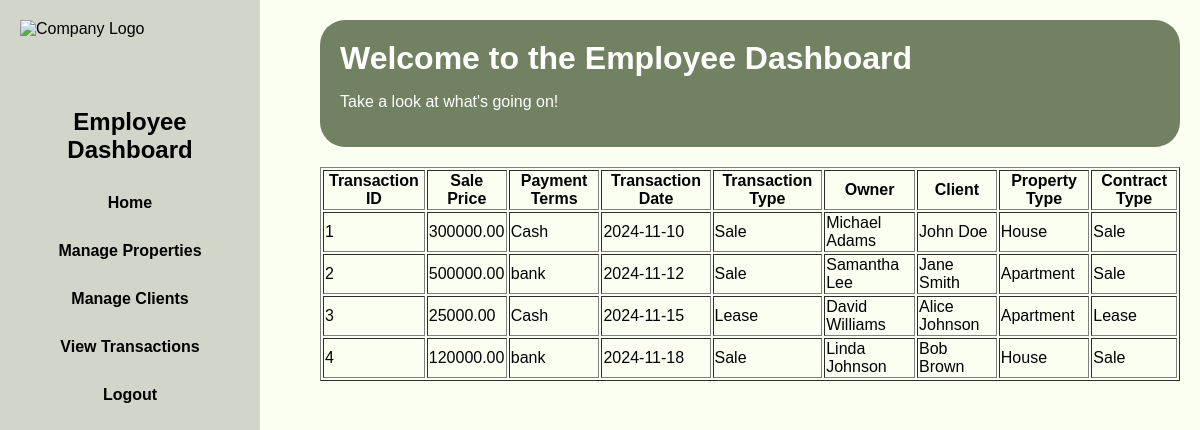
The app's page /view_transactions.php with its own data.
### tables this page shows
CREATE TABLE transaction (
  transactionID INT AUTO_INCREMENT PRIMARY KEY,   
  salePrice DECIMAL(15, 2) NOT NULL,                        
  paymentTerms VARCHAR(255),                        
  transactionDate DATE NOT NULL,                            
  transactionType VARCHAR(100) NOT NULL,                     
  contractID INT NOT NULL,                                   
  clientID INT NOT NULL,                                     
  ownerID INT NOT NULL,                                      
  employeeID INT NOT NULL,                                   
  propertyID INT NOT NULL,                                   
  appointmentDate DATE NOT NULL,                            
  FOREIGN KEY (contractID) REFERENCES contract(contractID),
  FOREIGN KEY (clientID) REFERENCES client(clientID),
  FOREIGN KEY (ownerID) REFERENCES owner(ownerID),
  FOREIGN KEY (employeeID) REFERENCES employee(employeeID),
  FOREIGN KEY (propertyID) REFERENCES property(propertyID)
);

CREATE TABLE owner (
  ownerID INT AUTO_INCREMENT PRIMARY KEY,         
  ownerName VARCHAR(255) NOT NULL,                          
  address VARCHAR(255),                            
  email VARCHAR(100) NOT NULL UNIQUE,                              
  password VARCHAR(100) NOT NULL UNIQUE,                              
  registrationDate DATE,                           
  company VARCHAR(255),                             
  phoneNumber VARCHAR(20)
);

CREATE TABLE client (
  clientID INT PRIMARY KEY,           
  clientName VARCHAR(255) NOT NULL,                           
  status VARCHAR(50),                                 
  address VARCHAR(255),                              
  email VARCHAR(100) NOT NULL UNIQUE,                                
  password VARCHAR(100) NOT NULL UNIQUE,                                
  registrationDate DATE,                            
  company VARCHAR(255),                              
  phoneNumber VARCHAR(20)                       
);

CREATE TABLE property (
  propertyID INT AUTO_INCREMENT PRIMARY KEY,          
  ownerID INT,
  propertyAddress VARCHAR(255) NOT NULL,                       
  salePrice DECIMAL(15, 2),                        
  marketPrice DECIMAL(15, 2),                          
  propertyType VARCHAR(100),                            
  propertyCountry VARCHAR(100) NOT NULL,                        
  city VARCHAR(100) NOT NULL,                                   
  costPaidBySeller DECIMAL(15, 2),                    
  closingDate DATE NOT NULL,
  imagePath VARCHAR(255) NOT NULL,
  details TEXT,
  foreign key (ownerID) references owner (ownerID)
);

CREATE TABLE contract (
  contractID INT AUTO_INCREMENT PRIMARY KEY,         
  contractType VARCHAR(255) NOT NULL,                          
  status VARCHAR(50),                                     
  startDate DATE NOT NULL,                                     
  termsAndConditions TEXT NOT NULL,                            
  expiryDate DATE NOT NULL                                   
);

### view_transactions.php (the view, shortened to what this page needs)
<!DOCTYPE html>
<html lang="en">
<head>
</head>
<body>
    <div class="container">
        <div class="sidebar">
            <?php
            echo '<img src="images/damanLogo.png" alt="Company Logo">';
        ?>
            <h2>Employee Dashboard</h2>
            <ul>
                <li><a href="employee.php">Home</a></li>
                <li><a href="manage_properties.php">Manage Properties</a></li>
                <li><a href="manage_clients.php">Manage Clients</a></li>
                <li><a href="view_transactions.php">View Transactions</a></li>
                <li><a href="main.php">Logout</a></li>
            </ul>
        </div>
        <div class="main-content">
            <header style="background-color:rgb(114, 129, 97);">
                <h1>Welcome to the Employee Dashboard</h1>
                <p>Take a look at what's going on!</p>
            </header>
            <section>
            <?php
            include 'MysqlConnection.php';
            $sql = "SELECT T.transactionID, P.propertyType, CN.contractType, C.clientName, O.ownerName, T.salePrice, T.transactionType, T.transactionDate, T.paymentTerms FROM contract CN, transaction T, client C, property P, owner O where P.propertyID = T.propertyID and C.clientID = T.clientID and T.ownerID = O.ownerID and CN.contractID=T.contractID";
            $stmt = $conn->prepare($sql);
            $stmt->execute();
            $result = $stmt->get_result();
            if ($result->num_rows > 0) {
                echo "<table border='1' style = 'width:100%;'>";
                echo "<tr><th>Transaction ID</th><th>Sale Price</th><th>Payment Terms</th><th>Transaction Date</th><th>Transaction Type</th><th>Owner</th><th>Client</th><th>Property Type</th><th>Contract Type</th></tr>";
                while ($row = $result->fetch_assoc()) {
                    echo "<tr>";
                    echo "<td>" . htmlspecialchars($row['transactionID']) . "</td>";
                    echo "<td>" . htmlspecialchars($row['salePrice']) . "</td>";
                    echo "<td>" . htmlspecialchars($row['paymentTerms']) . "</td>";
                    echo "<td>" . htmlspecialchars($row['transactionDate']) . "</td>";
                    echo "<td>" . htmlspecialchars($row['transactionType']) . "</td>";
                    echo "<td>" . htmlspecialchars($row['ownerName']) . "</td>";
                    echo "<td>" . htmlspecialchars($row['clientName']) . "</td>";
                    echo "<td>" . htmlspecialchars($row['propertyType']) . "</td>";
                    echo "<td>" . htmlspecialchars($row['contractType']) . "</td>";
                    echo "</tr>";
                }
                echo "</table>";
            }
            ?>
            </section>
        </div>
    </div>
</body>
</html>

### view_transactions.php (style rules this page uses)
body { font-family: Arial, sans-serif; margin: 0; padding: 0; background-color: rgb(251, 255, 241); }
.container { display: flex; min-height: 100vh; }
.container img { width: 100%; margin-bottom: 50px; }
.sidebar { background-color: #d2d5c9; color: black; width: 220px; position: fixed; padding: 20px; height: 100%; }
.sidebar h2 { text-align: center; }
.sidebar ul { list-style: none; padding: 0; }
.sidebar ul li { padding: 10px; margin: 10px 0; text-align: center; }
.sidebar ul li a { color: black; text-decoration: none; font-weight: bold; transition: transform 0.3s ease, box-shadow 0.3s ease; }
.main-content { flex: 1; padding: 20px; margin-left: 300px; }
header { background-color:rgb(239, 253, 223); padding: 20px; border-radius: 25px; margin-bottom: 20px; color: white; }
header h1 { margin: 0; }

### records on screen
transaction: transactionID "1", salePrice "300000.00", paymentTerms "Cash", transactionDate "2024-11-10", transactionType "Sale", ownerID.ownerName "Michael Adams", clientID.clientName "John Doe", propertyID.propertyType "House", contractID.contractType "Sale"
transaction: transactionID "2", salePrice "500000.00", paymentTerms "bank", transactionDate "2024-11-12", transactionType "Sale", ownerID.ownerName "Samantha Lee", clientID.clientName "Jane Smith", propertyID.propertyType "Apartment", contractID.contractType "Sale"
transaction: transactionID "3", salePrice "25000.00", paymentTerms "Cash", transactionDate "2024-11-15", transactionType "Lease", ownerID.ownerName "David Williams", clientID.clientName "Alice Johnson", propertyID.propertyType "Apartment", contractID.contractType "Lease"
transaction: transactionID "4", salePrice "120000.00", paymentTerms "bank", transactionDate "2024-11-18", transactionType "Sale", ownerID.ownerName "Linda Johnson", clientID.clientName "Bob Brown", propertyID.propertyType "House", contractID.contractType "Sale"
